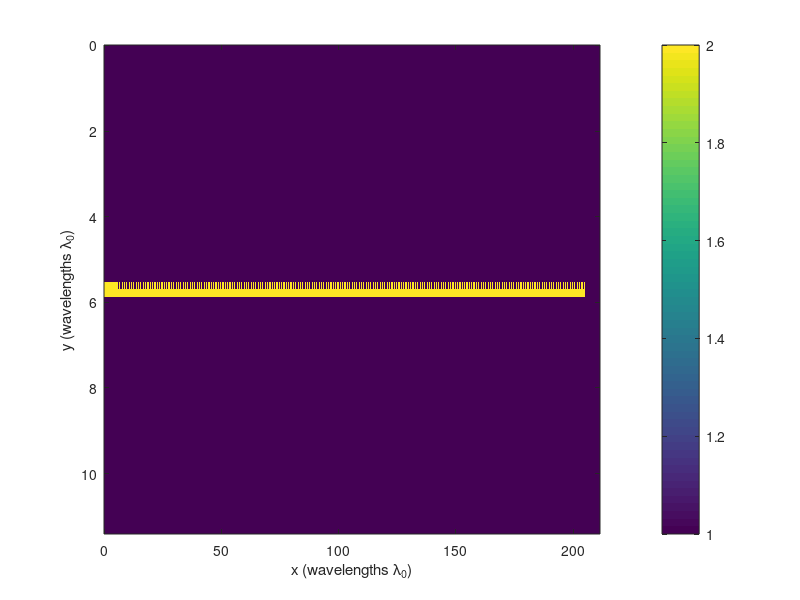

Recreate this plot in MATLAB. (Note: this script raises an error after producing the figure.)
% FinalGMRSimulation.m

% INITIALIZE MATLAB
close all;
clc;
clear all;
set(0,'DefaultFigureWindowStyle','docked');

% UNITS
micrometers = 1;
nanometers  = 1e-3 * micrometers;

%%%%%%%%%%%%%%%%%%%%%%%%%%%%%%%%%%%%%%%%%%%%%%%%%%%%%%%%%%%%
%% DASHBOARD
%%%%%%%%%%%%%%%%%%%%%%%%%%%%%%%%%%%%%%%%%%%%%%%%%%%%%%%%%%%%

% SOURCE WAVELENGTH
lam0 = 1.55 * micrometers;

% SLAB WAVEGUIDE PARAMETERS
lamd = 1.5605 * micrometers;
nslab = sqrt(2.0);
nclad = 1.0;
a     = lamd/(2*nslab);
L    = 0.8621*lamd;             % Grating period (DO NOT CHANGE)
d    = 0.15*lamd;                % Grating depth
ff   = 0.5;                     % Fill fraction  (DO NOT CHANGE)
PER  = 200;                      % Number of periods

% GRID PARAMETERS
Sx   = 210*lamd;
Sy   = 10*lamd;
NRES = 20;
NPML = [20 20 20 20];
nmax = max([nslab nclad]);

%%%%%%%%%%%%%%%%%%%%%%%%%%%%%%%%%%%%%%%%%%%%%%%%%%%%%%%%%%%%
%% COMPUTE OPTIMIZED GRID
%%%%%%%%%%%%%%%%%%%%%%%%%%%%%%%%%%%%%%%%%%%%%%%%%%%%%%%%%%%%

% FIRST GUESS AT RESOLUTION
dx = lamd/nmax/NRES;
dy = lamd/nmax/NRES;

% SNAP GRID TO CRITICAL DIMENSIONS
ny = ceil(a/dy);
dy = a/ny;
dx = dy;
% dx = 0.007635742857143;
% dy = 0.007727799558610;

% GRID SIZE
Nx = NPML(1) + ceil(Sx/dx) + NPML(2);
Sx = Nx*dx;
Ny = NPML(3) + ceil(Sy/dy) + NPML(4);
Sy = Ny*dy;
% Ny = Nx;

% 2X GRID
Nx2 = 2*Nx;     dx2 = dx/2;
Ny2 = 2*Ny;     dy2 = dy/2;

% GRID AXES
xa = [0:Nx-1]*dx;
ya = [0:Ny-1]*dy;
xa2 = [0:Nx2-1]*dx2;
ya2 = [0:Ny2-1]*dy2;

%%%%%%%%%%%%%%%%%%%%%%%%%%%%%%%%%%%%%%%%%%%%%%%%%%%%%%%%%%%%
%% BUILD DEVICE ON GRID
%%%%%%%%%%%%%%%%%%%%%%%%%%%%%%%%%%%%%%%%%%%%%%%%%%%%%%%%%%%%

% INITIALIZE MATERIALS
UR2 = ones(Nx2,Ny2);
ER2 = nclad^2 * ones(Nx2,Ny2);

% CREATE SLAB
ny  = round(a/dy2);
ny1 = 1 + floor((Ny2 - ny)/2);
ny2 = ny1 + ny - 1;
nx1 = 1;
nx2 = round((PER+5)*lamd/dx2);
ER2(nx1:nx2,ny1:ny2) = nslab^2;

% CREATE GRATING
nd1 = ny1;
nd = round(d/dy2);
nd2 = nd1 + nd;
nd4 = ny2;
nd3 = nd4 - nd;

% Chirping function
yff =@(x) 0;
y   =@(x) 0;

for n = 1:PER
    nx1 = round((5+n)*lamd/dx2);
%     nx2 = nx1 + round((yff(PER-n)/PER)*ff*lamd/dx2);
    nx2 = nx1 + round(ff*lamd/dx2);
    ER2(nx1:nx2,nd1:nd2-round(d*y((PER-n)/PER)/dx2)) = 1;
%     ER2(nx1:nx2,nd3:nd4) = 1;
end

% SHOW ER2
figure('color','w');
imagesc(xa2./lamd,ya2./lamd,ER2');
xlabel('x (wavelengths \lambda_0)'); ylabel('y (wavelengths \lambda_0)');
colorbar;

%%%%%%%%%%%%%%%%%%%%%%%%%%%%%%%%%%%%%%%%%%%%%%%%%%%%%%%%%%%%
%% INCOPORATE PML
%%%%%%%%%%%%%%%%%%%%%%%%%%%%%%%%%%%%%%%%%%%%%%%%%%%%%%%%%%%%

% CALCULATE PML PARAMETERS
[sx,sy] = calcpml2d([Nx2 Ny2],2*NPML);

% INCORPORATE PML
ERxx = ER2 ./ sx .* sy;
ERyy = ER2 .* sx ./ sy;
ERzz = ER2 .* sx .* sy;

URxx = UR2 ./ sx .* sy;
URyy = UR2 .* sx ./ sy;
URzz = UR2 .* sx .* sy;

% PARSE TO 1X GRID
ERxx = ERxx(2:2:Nx2,1:2:Ny2);
ERyy = ERyy(1:2:Nx2,2:2:Ny2);
ERzz = ERzz(1:2:Nx2,1:2:Ny2);

URxx = URxx(1:2:Nx2,2:2:Ny2);
URyy = URyy(2:2:Nx2,1:2:Ny2);
URzz = URzz(2:2:Nx2,2:2:Ny2);

%%%%%%%%%%%%%%%%%%%%%%%%%%%%%%%%%%%%%%%%%%%%%%%%%%%%%%%%%%%%
%% CALCULATE SOURCE
%%%%%%%%%%%%%%%%%%%%%%%%%%%%%%%%%%%%%%%%%%%%%%%%%%%%%%%%%%%%

% EXTRACT 1D CROSS SECTION
nxs  = NPML(1) + 2;
ny1  = NPML(3) + 1;
ny2  = Ny - NPML(4);
erzz = ERzz(nxs,ny1:ny2);
urxx = URxx(nxs,ny1:ny2);
uryy = URyy(nxs,ny1:ny2);

% DIAGONALIZE MATERIALS
erzz = diag(sparse(erzz));
urxx = diag(sparse(urxx));
uryy = diag(sparse(uryy));

% BUILD DERIVATE MATRICES
k0 = 2*pi/lam0;
ny = ny2 - ny1 + 1;
[DEX,DEY,DHX,DHY] = yeeder([1 ny],k0*[dx dy],[0 0 0 0]);

% BUILD EIGEN-VALUE PROBLEM
A = - (DHY/urxx*DEY + erzz);
B = inv(uryy);

% SOLVE EIGEN-VALUE PROBLEM
[V,D] = eig(full(A),full(B));
D = diag(D);

% IDENTIFY FUNDAMENTAL MODE
Ez0 = V(:,1);
neff = sqrt(-D(1));

%%%%%%%%%%%%%%%%%%%%%%%%%%%%%%%%%%%%%%%%%%%%%%%%%%%%%%%%%%%%
%% FDFD ANALYSIS
%%%%%%%%%%%%%%%%%%%%%%%%%%%%%%%%%%%%%%%%%%%%%%%%%%%%%%%%%%%%

% BUILD DERIVATE MATRICES
[DEX,DEY,DHX,DHY] = yeeder([Nx Ny],k0*[dx dy],[0 0 0 0]);

% DIAGONALIZE MATERIALS
ERxx = diag(sparse(ERxx(:)));
ERyy = diag(sparse(ERyy(:)));
ERzz = diag(sparse(ERzz(:)));
URxx = diag(sparse(URxx(:)));
URyy = diag(sparse(URyy(:)));
URzz = diag(sparse(URzz(:)));

% BUILD WAVE MATRIX
A = DHX/URyy*DEX + DHY/URxx*DEY + ERzz;

% SOURCE FIELD
fsrc = zeros(Nx,Ny);
for nx = 1 : Nx
    fsrc(nx,ny1:ny2) = Ez0*exp(1i*k0*neff*nx*dx); 
end

% Q
Q = zeros(Nx,Ny);
Q(1:nxs,:) = 1;
Q = diag(sparse(Q(:)));

% SOURCE VECTOR
b = (Q*A - A*Q)*fsrc(:);

% CALCULATE FIELD
f = A\b;
f = reshape(f,Nx,Ny);

figure('color','w');
imagesc(xa./lamd,ya./lamd,real(f)');
xlabel('x (wavelengths \lambda_0)'); ylabel('y (wavelengths \lambda_0)');
axis equal tight;
colorbar;